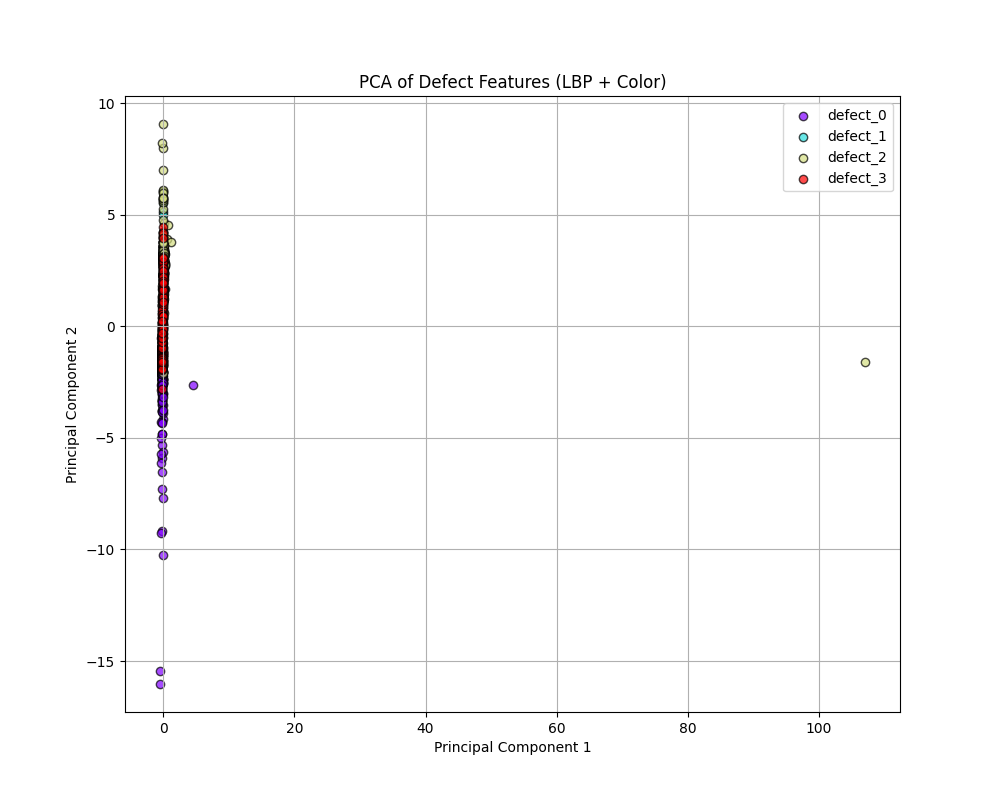
#> input picture models/pca_features.png, 1000 x 800 px; its folder holds only this picture in this run
$ python -i evaluate.py   (imports and definitions only)   (older library calls are emulated)
#> lines starting #> are read from the running program, lines starting #| are printed output that depends on the picture
"""Simple image quality/evaluation helpers.

Note: BRISQUE/NIQE are referenced in README. Installing their Python ports may require
additional packages (e.g. pybrisque or piq + pytorch). Here provide lightweight alternatives
for quick quantitative checks: global contrast (std), edge energy (Sobel variance).
"""
import numpy as np
import cv2


def contrast_std(img: np.ndarray) -> float:
    """Return standard deviation of luminance as a simple contrast proxy."""
    if img is None:
        return 0.0
    if img.ndim == 3:
        y = cv2.cvtColor(img, cv2.COLOR_RGB2GRAY)
    else:
        y = img
    return float(np.std(y))


def edge_energy(img: np.ndarray) -> float:
    """Sobel-based edge energy: higher usually means stronger edges/contours."""
    if img is None:
        return 0.0
    if img.ndim == 3:
        y = cv2.cvtColor(img, cv2.COLOR_RGB2GRAY)
    else:
        y = img
    sx = cv2.Sobel(y, cv2.CV_64F, 1, 0, ksize=3)
    sy = cv2.Sobel(y, cv2.CV_64F, 0, 1, ksize=3)
    mag = np.sqrt(sx * sx + sy * sy)
    return float(np.mean(mag))


# Placeholder functions for BRISQUE/NIQE. If desired, implement wrappers that call
# pybrisque or other packages and return scores.
def compute_brisque(img):
    raise NotImplementedError("BRISQUE not implemented. Install a BRISQUE package and implement a wrapper.")


def compute_niqe(img):
    raise NotImplementedError("NIQE not implemented. Install a NIQE package and implement a wrapper.")


def detect_distortion(img: np.ndarray, contrast_thresh: float = 10.0, blur_thresh: float = 100.0, noise_thresh: float = 10.0) -> dict:
    """Simple heuristic detector for common degradations.

    Returns a dict with keys:
      - 'contrast_std': float
      - 'edge_energy': float
      - 'lap_var': float  # variance of Laplacian (blurriness proxy)
      - 'noise_std': float
      - 'low_contrast': bool
      - 'blurry': bool
      - 'noisy': bool
      - 'suggested': dict with keys 'method', 'denoise_method', 'sharpen'

    The thresholds are heuristic and can be tuned per dataset.
    """
    if img is None:
        return {}
    # luminance
    if img.ndim == 3:
        y = cv2.cvtColor(img, cv2.COLOR_RGB2GRAY)
    else:
        y = img

    cstd = float(np.std(y))
    eeng = edge_energy(img)
    lap = cv2.Laplacian(y, cv2.CV_64F)
    lap_var = float(np.var(lap))

    # crude noise estimate: std of high-frequency residual (img - gaussian)
    blurred = cv2.GaussianBlur(y, (3, 3), 0)
    resid = y.astype(np.float32) - blurred.astype(np.float32)
    noise_std = float(np.std(resid))

    low_contrast = cstd < contrast_thresh
    blurry = lap_var < blur_thresh
    noisy = noise_std > noise_thresh

    # suggested mapping (simple heuristic)
    suggested = {"method": "clahe", "denoise_method": None, "sharpen": False}
    if low_contrast:
        # contrast enhancement (CLAHE preferred for local defects)
        suggested["method"] = "clahe"
    if noisy and not blurry:
        suggested["denoise_method"] = "nlmeans"
        # after denoising, do contrast stretch or clahe depending on contrast
        suggested["method"] = "stretch" if not low_contrast else "clahe"
    if blurry and not noisy:
        # primarily blur -> try sharpening after a conservative stretch
        suggested["method"] = "stretch"
        suggested["sharpen"] = True
    if blurry and noisy:
        # both: denoise then stretch + sharpen
        suggested["denoise_method"] = "nlmeans"
        suggested["method"] = "stretch"
        suggested["sharpen"] = True

    return {
        "contrast_std": cstd,
        "edge_energy": eeng,
        "lap_var": lap_var,
        "noise_std": noise_std,
        "low_contrast": low_contrast,
        "blurry": blurry,
        "noisy": noisy,
        "suggested": suggested,
    }

>>> import cv2
>>> picture = cv2.cvtColor(cv2.imread('../models/pca_features.png'), cv2.COLOR_BGR2RGB)
>>> result = detect_distortion(picture)
#> in detect_distortion, `cstd = float(np.std(y))`: cstd = 25.69
#> in edge_energy, `sx = cv2.Sobel(y, cv2.CV_64F, 1, 0, ksize=3)`:
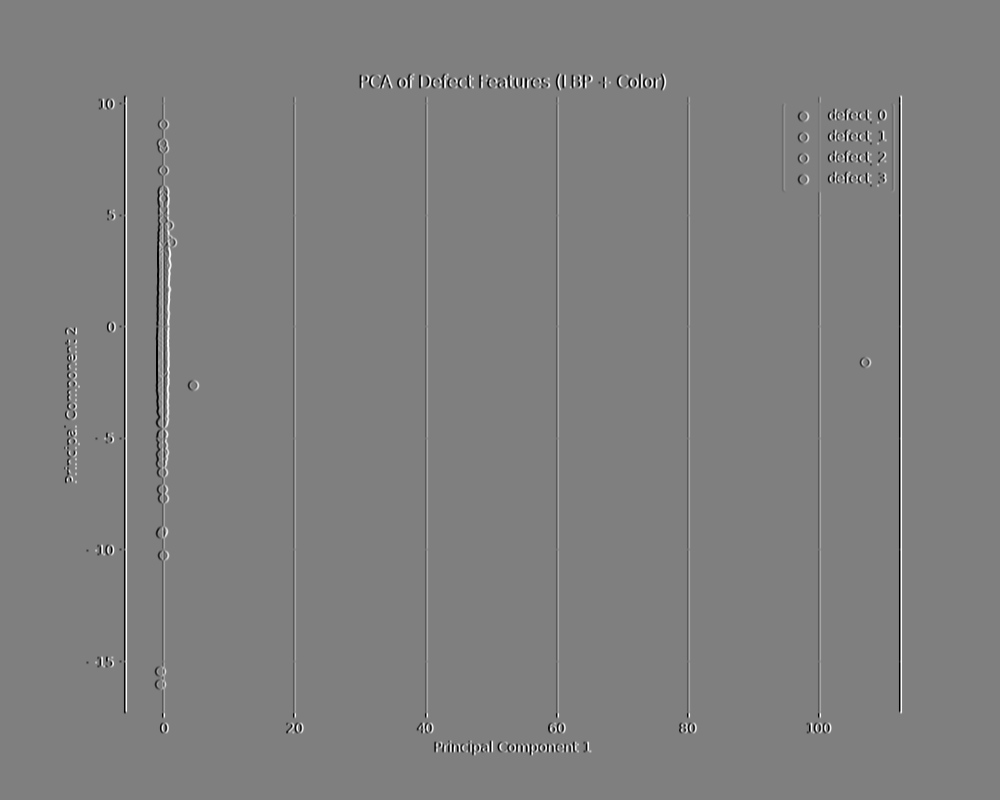
#> sx: shape (800, 1000) float64; min -1020, max 1020, mean 0; drawn with min black and max white
#> in edge_energy, `sy = cv2.Sobel(y, cv2.CV_64F, 0, 1, ksize=3)`:
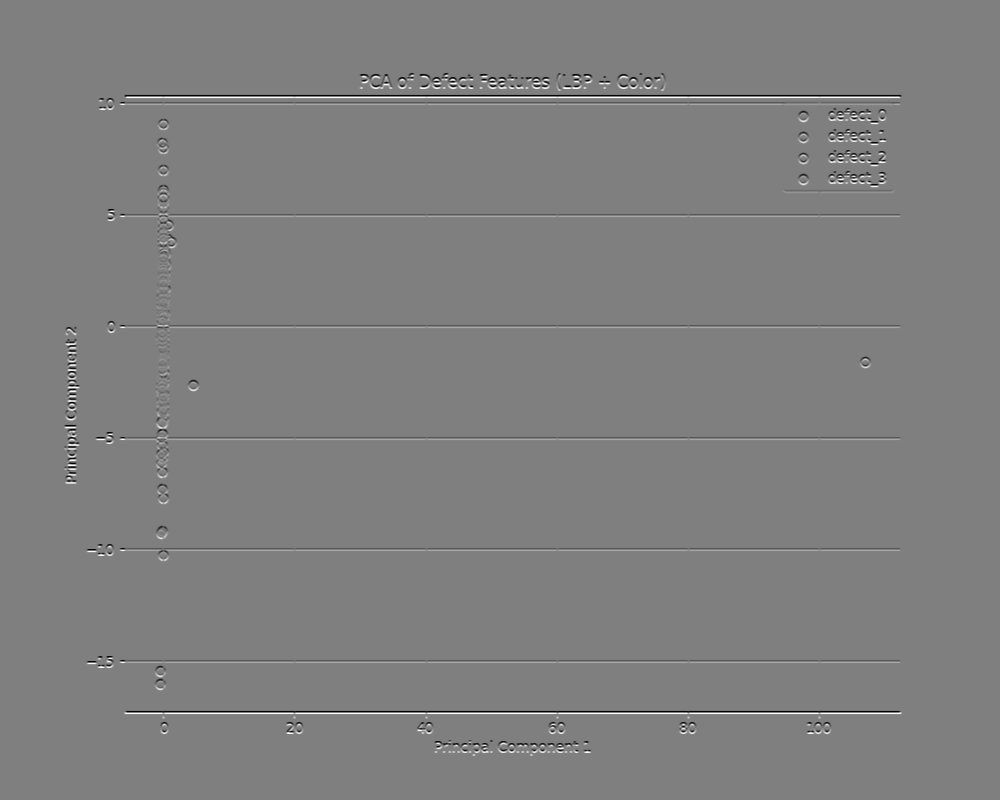
#> sy: shape (800, 1000) float64; min -1020, max 1020, mean 0; drawn with min black and max white
#> in edge_energy, `mag = np.sqrt(sx * sx + sy * sy)`:
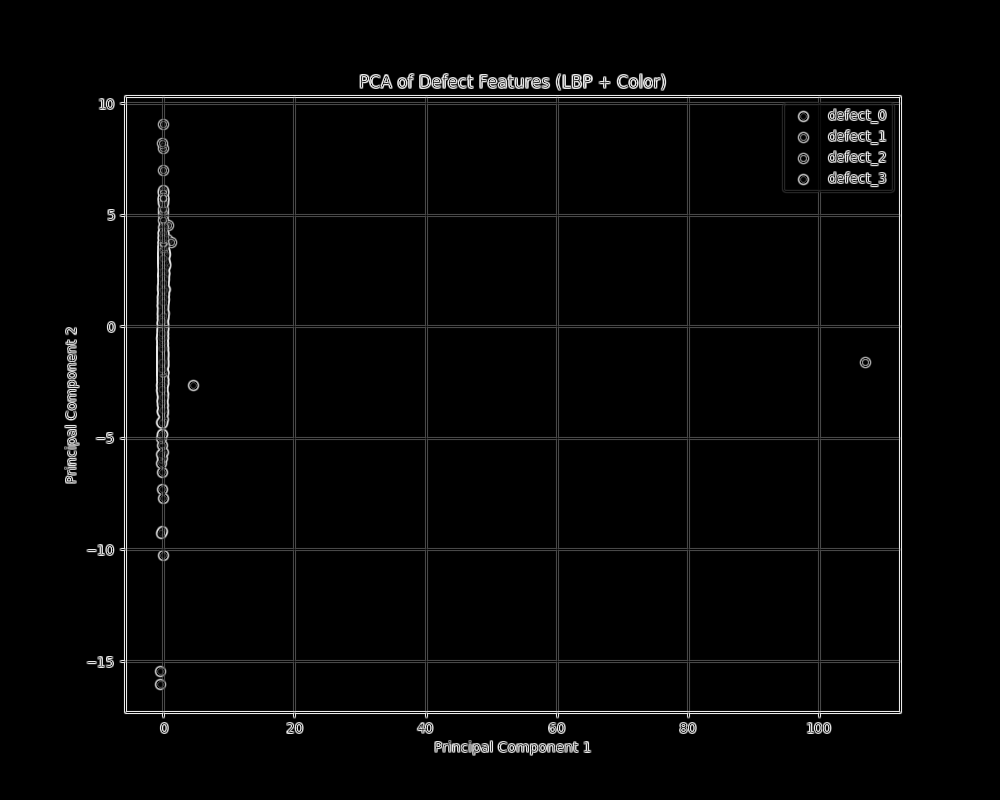
#> mag: shape (800, 1000) float64; min 0, max 1108, mean 25; drawn with min black and max white
#> in detect_distortion, `eeng = edge_energy(img)`: eeng = 24.97
#> in detect_distortion, `lap = cv2.Laplacian(y, cv2.CV_64F)`:
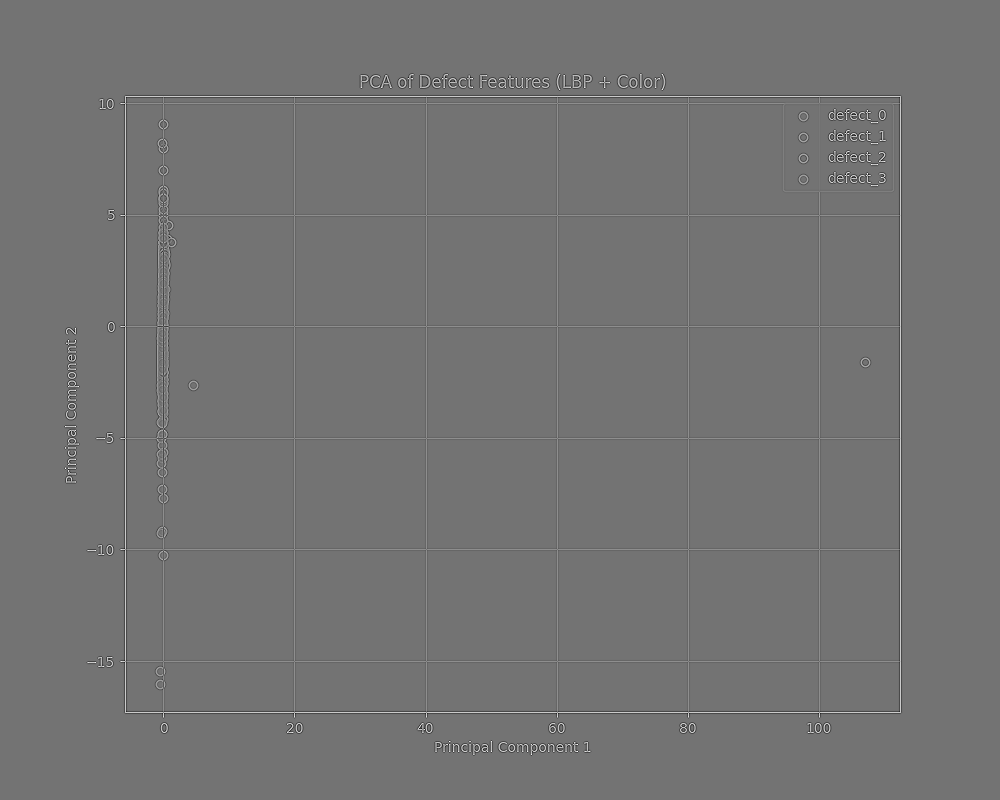
#> lap: shape (800, 1000) float64; min -631, max 763, mean 0; drawn with min black and max white
#> in detect_distortion, `lap_var = float(np.var(lap))`: lap_var = 2460.4
#> in detect_distortion, `resid = y.astype(np.float32) - blurred.astype(np.float32)`:
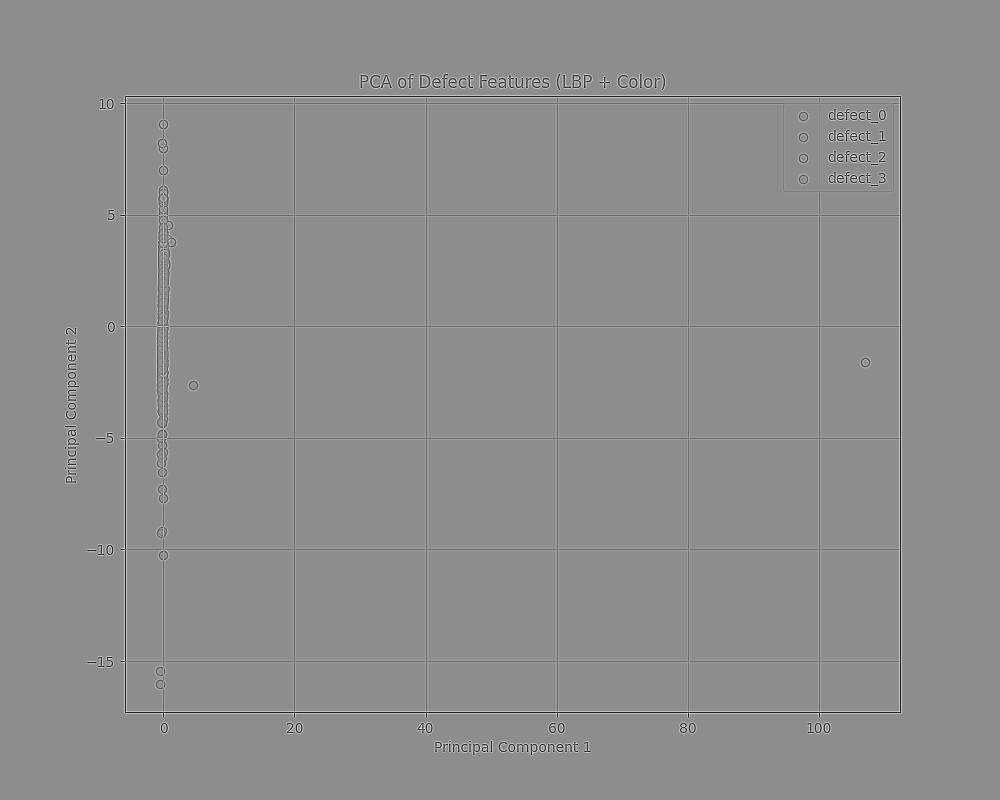
#> resid: shape (800, 1000) float32; min -156, max 125, mean 0; drawn with min black and max white
#> in detect_distortion, `noise_std = float(np.std(resid))`: noise_std = 11.86
#> in detect_distortion, `low_contrast = cstd < contrast_thresh`: low_contrast = False
#> in detect_distortion, `noisy = noise_std > noise_thresh`: noisy = True
#> result = 8 items
